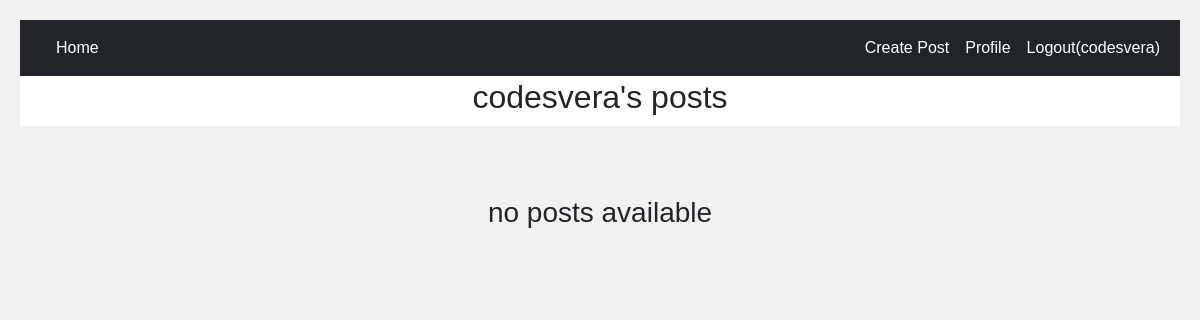
The page / (signed in) on the database as committed earlier.
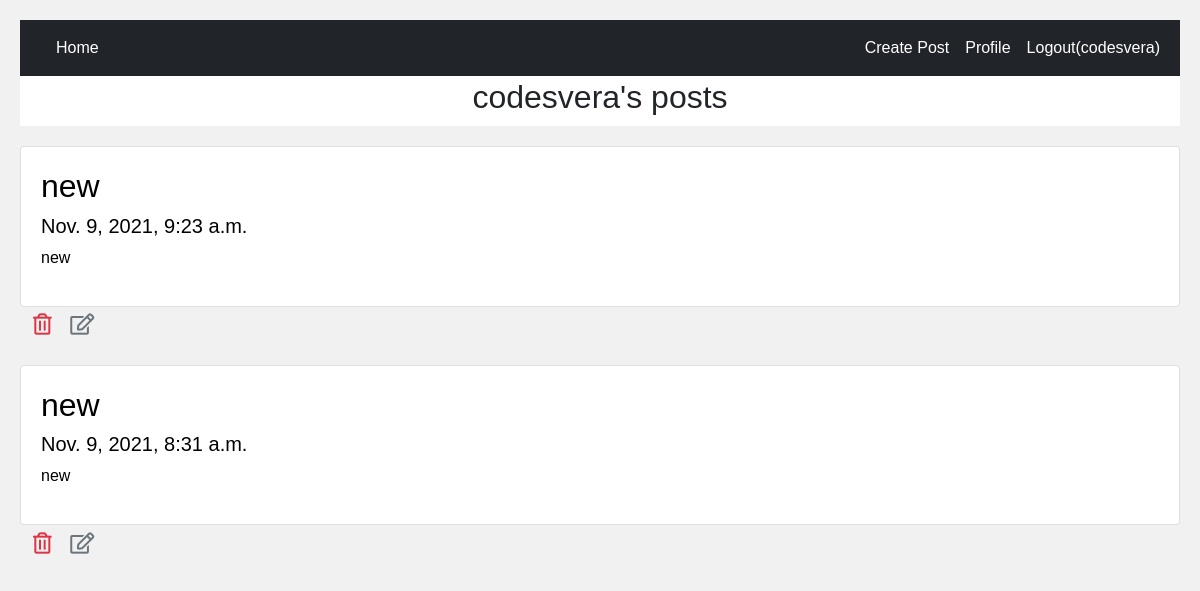
The same page on the database as committed later.
### myapp/models.py (models this page shows, shortened)
class Posts(models.Model):
    userPost = models.ForeignKey(User,on_delete=models.CASCADE)
    title = models.CharField(max_length=100)
    body = models.TextField()
    created_at = models.DateTimeField(auto_now_add=True)
    changed_at = models.DateTimeField(auto_now=True)

### myapp/views.py (the view)
# urls.py: path('',HomeView.as_view(),name="home"),
class HomeView(View):
    template_name = 'home.html'
    def get(self, request):
        if not request.user.is_authenticated:
            post = ''
        else:
            post = Posts.objects.filter(userPost=request.user)
        paginator = Paginator(post, 5)
        page = request.GET.get('page', 1)
        try:
            posts = paginator.page(page)
        except PageNotAnInteger:
            posts = paginator.page(1)
        except EmptyPage:
            posts = paginator.page(paginator.num_pages)
        return render(request,self.template_name,{'user':request.user,'posts':posts})

### myapp/templates/home.html (shortened to what this page needs)
{% extends 'base.html' %}
{% block content %}
{% if user.is_authenticated%}
<div class="header">
  <h2>{{user}}'s posts</h2>
</div>
{% if posts %}
<div class="row">
  <div class="leftcolumn">
    {% for post in posts reversed %}
    <div class="card">
      <a style="text-decoration: none; color: black;" href="{% url 'posts' post.id %}">
        <h2>{{post.title}}</h2>
        <h5>{{post.created_at}}</h5>
        <p>{{post.body|truncatewords:20}}</p>
      </a>
    </div>
    <form action="{% url 'post_delete' post.id %}" method="post" class="d-inline">
      <button type="submit" class="btn">
        <i class="far fa-trash-alt fa-lg text-danger float-right"></i>
      </button>
    </form>
    <a href="{% url 'post_update' post.id %}" class="btn text-secondary px-0">
      <i class="far fa-edit fa-lg"></i>
    </a>
    {% endfor %}
  </div>
</div>
{% else %}
<h3 style="text-align:center;padding: 70px 0;">no posts available</h3>
{% endif %}
{% else %}
<h3 style="text-align:center;padding: 70px 0;">no posts available</h3>
{% endif %}
{% endblock %}

### myapp/templates/base.html (shortened to what this page needs)
<!doctype html>
<html lang="en">
<head>
  <link href="https://cdn.jsdelivr.net/npm/bootstrap@5.1.3/dist/css/bootstrap.min.css" rel="stylesheet"
>
  <link rel="stylesheet" href="https://cdnjs.cloudflare.com/ajax/libs/font-awesome/5.11.2/css/all.min.css">
</head>
<body>
  <nav class="navbar navbar-expand-lg navbar-dark bg-dark ">
    <div class="container-fluid">
      <div class="collapse navbar-collapse" id="navbarSupportedContent">
        <ul class="navbar-nav me-auto mb-2 mb-lg-0">
          <li class="nav-item">
            <a class="nav-link active" aria-current="page" href="{% url 'home' %}">Home</a>
          </li>
        </ul>
        <ul class="navbar-nav my-2 my-lg-0">
          <li class="nav-item">
            <a class="nav-link active" aria-current="page" href="">
            </a>
          </li>
          {% if request.user.is_authenticated %}
          <li class="nav-item">
            <a class="nav-link active" aria-current="page" href="{% url 'post_create' %}">Create Post</a>
          </li>
          <li class="nav-item">
            <a class="nav-link active" aria-current="page" href="{% url 'account' %}">Profile</a>
          </li>
          <li class="nav-item">
            <a class="nav-link active" aria-current="page" href="{% url 'logout' %}">Logout({{request.user}})</a>
          </li>
          {% endif %}
        </ul>
      </div>
    </div>
  </nav>
  {% block content %}
  {% endblock content %}
</body>
</html>

### myapp/templates/base.html (style rules this page uses)
* { box-sizing: border-box; }
body { font-family: Arial; padding: 20px; background: #f1f1f1; }
.header { padding: 2px; font-size: 40px; text-align: center; background: white; }
.leftcolumn { float: left; width: 100%; }
.card { background-color: white; padding: 20px; margin-top: 20px; }
.row:after { content: ""; display: table; clear: both; }

Rows that differ between the two databases and show on the page:
added Posts: title "new", created_at "Nov. 9, 2021, 9:23 a.m.", body "new"
added Posts: title "new", created_at "Nov. 9, 2021, 8:31 a.m.", body "new"
Other text that changed with them:
text no longer shown: "no posts available"
